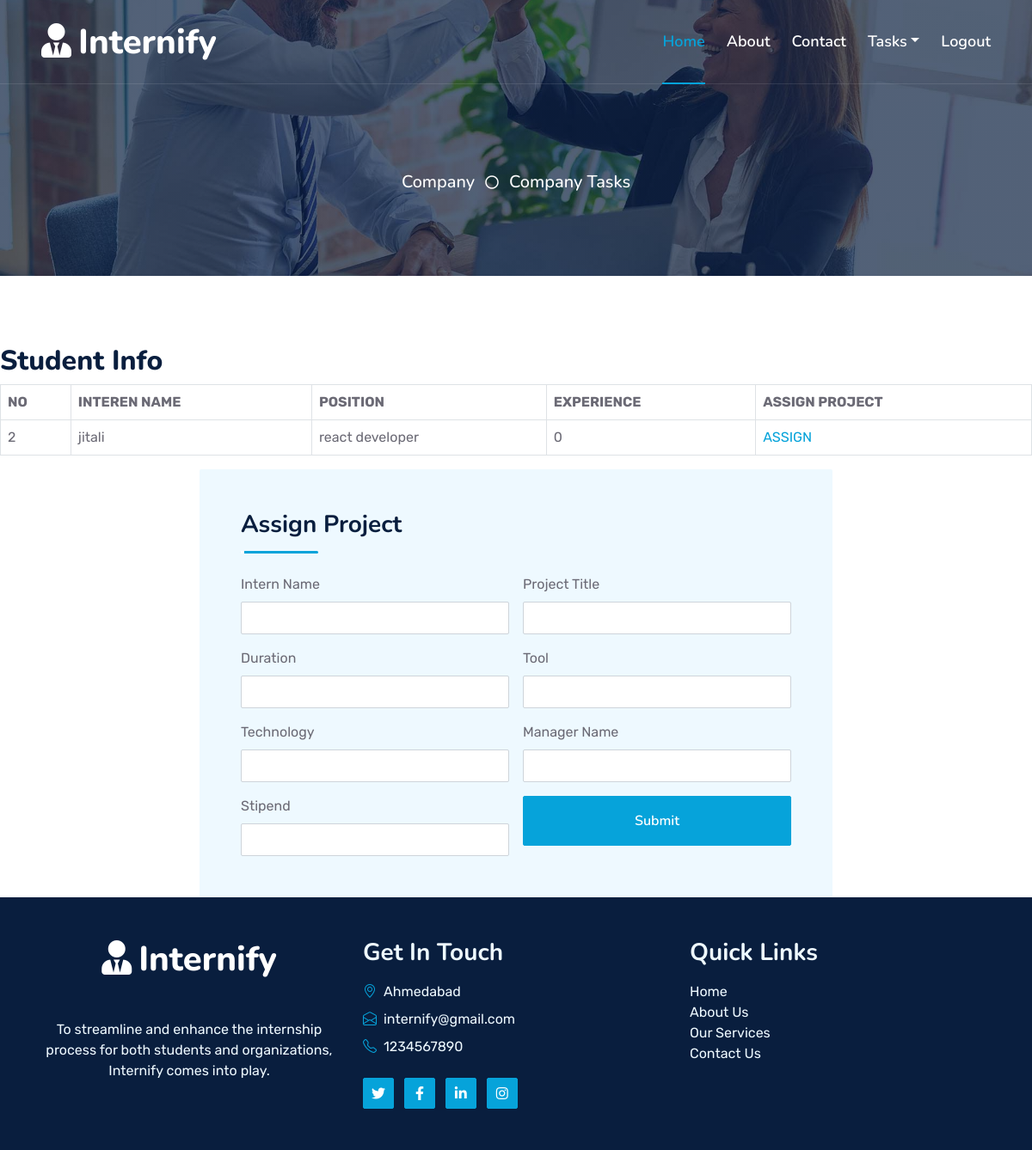
The page /company_assign_project.php on the database its author committed.
### tables this page shows
CREATE TABLE `intern_applications_info` (
  `iid` int(10) NOT NULL,
  `sid` int(10) NOT NULL,
  `intern_name` varchar(25) NOT NULL,
  `erno` int(10) NOT NULL,
  `email` varchar(25) NOT NULL,
  `education` varchar(25) NOT NULL,
  `current_sem` int(10) NOT NULL,
  `starting_year` year(4) NOT NULL,
  `ending_year` year(4) NOT NULL,
  `experiecnce` int(5) NOT NULL,
  `resume` blob NOT NULL,
  `position` varchar(25) NOT NULL,
  `comp_name` varchar(25) NOT NULL,
  `application_status` varchar(15) NOT NULL DEFAULT 'pending'
);

### company_assign_project.php (the view, shortened to what this page needs)
<?php
include("company_header.php");
include("conn.php");
$res4 = mysqli_query($conn, "SELECT * FROM intern_applications_info WHERE application_status = 'approved';");
if (mysqli_num_rows($res4) > 0) {
    echo "<h2>Student Info</h2>";
    echo "<table class='table table-bordered'>
            <tr>
                <th>NO</th>
                <th>INTEREN NAME</th>
                <th>POSITION</th>
                <th>EXPERIENCE</th>
                <th>ASSIGN PROJECT</th>
            </tr>";
    while ($r4 = mysqli_fetch_array($res4)) {
        echo "<tr>";
        echo "<td>$r4[0]</td>";
        echo "<td>$r4[2]</td>";
        echo "<td>$r4[11]</td>";
        echo "<td>$r4[9]</td>";
        echo "<td><a href='company_assign_project.php?action=edit&sid=$r4[0]' class='assign-link' data-intern-name='$r4[2]'>ASSIGN</a></td>";
        echo "</tr>";
    }
    echo "</table>";
} else {
    echo "<h2>No Interns Found</h2>";
}
?>
<div class="container">
    <div class="row justify-content-center">
        <div class="col-md-8">
            <div class="bg-light rounded p-5">
                <div class="section-title section-title-sm position-relative pb-3 mb-4">
                    <h3 class="mb-0">Assign Project</h3>
                </div>
                <form method="post" enctype="multipart/form-data">
                    <div class="row g-3">
                        <div class="col-md-6">
                            <label for="" class="form-label">Intern Name</label>
                            <input type="text" name="txtinm" id="txtinm" class="form-control">
                        </div>
                        <div class="col-md-6">
            <label for="" class="form-label">Project Title</label>
            <input type="text" name="txtpt" class="form-control">
        </div>
        <div class="col-md-6">
            <label for="txterno" class="form-label">Duration</label>
            <input type="text" name="txtdur" class="form-control" >
        </div>
        <div class="col-md-6">
            <label for="txterno" class="form-label">Tool</label>
            <input type="text" name="txtool" class="form-control">
        </div>
        <div class="col-md-6">
            <label for="txterno" class="form-label">Technology</label>
            <input type="text" name="txtech" class="form-control">
        </div>
        <div class="col-md-6">
            <label for="txtinm" class="form-label">Manager Name</label>
            <input type="text" name="txtmnm" class="form-control">
        </div>
        <div class="col-md-6">
            <label for="txtinm" class="form-label">Stipend</label>
            <input type="text" name="txtsta" class="form-control">
        </div>
                        <div class="col-md-6">
                            <button class="btn btn-primary w-100 py-3" name="btnsubmit" type="submit">Submit</button>
                        </div>
                    </div>
                </form>
            </div>
        </div>
    </div>
</div>
<?php
include("footer.php");
?>

### css/style.css (style rules this page uses)
:root { --primary: #06A3DA; --secondary: #34AD54; --light: #EEF9FF; --dark: #091E3E; }
h1, h2, .fw-bold { font-weight: 800 !important; }
h3, h4, .fw-semi-bold { font-weight: 700 !important; }
.btn { font-family: 'Nunito', sans-serif; font-weight: 600; transition: .5s; }
.btn-primary, .btn-secondary { color: #FFFFFF; box-shadow: inset 0 0 0 50px transparent; }
.section-title::before { position: absolute; content: ""; width: 150px; height: 5px; left: 0; bottom: 0; background: var(--primary); border-radius: 2px; }
.section-title.section-title-sm::before { width: 90px; height: 3px; }
.section-title::after { position: absolute; content: ""; width: 6px; height: 5px; bottom: 0px; background: #FFFFFF; -webkit-animation: section-title-run 5s infinite linear; animation: section-title-run 5s infinite linear; }
.section-title.section-title-sm::after { width: 4px; height: 3px; }
.section-title.section-title-sm::after { -webkit-animation: section-title-run-sm 5s infinite linear; animation: section-title-run-sm 5s infinite linear; }

### rows shown on the page
intern_applications_info: iid "2", intern_name "jitali", position "react developer", experiecnce "0"
